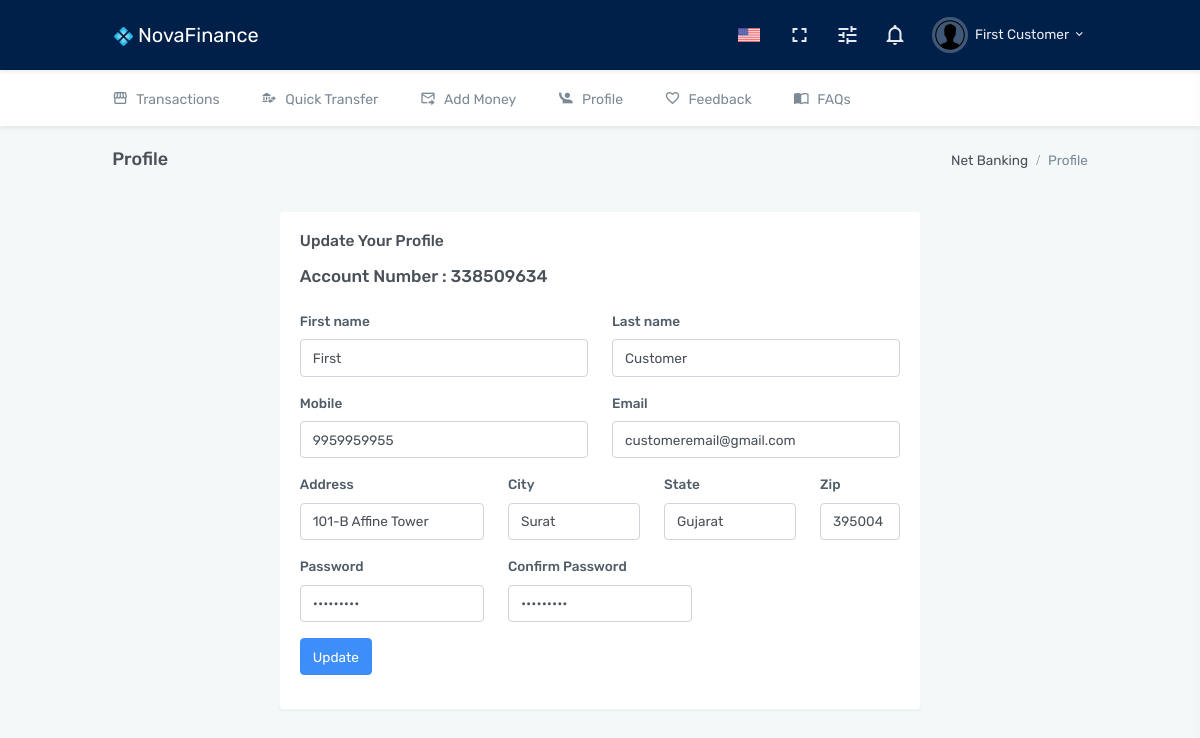
Screenshot of /profile/profile.php (signed in) with the database file from the repository.
### tables this page shows
CREATE TABLE `tbl_customer` (
  `account_no` int(9) NOT NULL,
  `full_name` char(100) NOT NULL,
  `gender` char(10) NOT NULL,
  `birth_date` date NOT NULL,
  `mobile` char(15) NOT NULL,
  `email` char(100) NOT NULL,
  `passport` char(100) NOT NULL
);

CREATE TABLE `tbl_address` (
  `account_no` int(9) NOT NULL,
  `home_address` varchar(100) NOT NULL,
  `country` varchar(100) NOT NULL,
  `city` char(25) NOT NULL,
  `state` char(25) NOT NULL,
  `pincode` int(6) NOT NULL
);

CREATE TABLE `tbl_account` (
  `account_no` int(9) NOT NULL,
  `username` char(25) NOT NULL,
  `password` char(25) NOT NULL,
  `transaction_pin` char(25) NOT NULL,
  `ssn` char(25) NOT NULL

);

### profile/profile.php (the view, shortened to what this page needs)
<?php
    include('connect.php');
    if(isset($_SESSION["s_account_no"]) && isset($_SESSION['s_login']))
    {
        $Account_no = $_SESSION["s_account_no"];
        $query_customer = "SELECT * FROM tbl_customer WHERE account_no='$Account_no'";
        $result_customer = mysqli_query($con, $query_customer);
        $row_customer = mysqli_fetch_array($result_customer);
        $first_name = strtok($row_customer['full_name'], " ");
        $full_name_arr = explode(' ',trim($row_customer['full_name']));
        $last_name = $full_name_arr[1];
        $query_address = "SELECT * FROM tbl_address WHERE account_no = $Account_no";
        $result_address = mysqli_query($con,$query_address);
        $row_address = mysqli_fetch_array($result_address);
        $query_for_get_password = "SELECT password FROM tbl_account WHERE account_no = $Account_no";
        $result_password = mysqli_query($con, $query_for_get_password);
        $acc_password = mysqli_fetch_array($result_password)[0];
    } else {
        header("location:auth_login.php");
    }
?>
<!doctype html>
<html lang="en">
    <head>
        <link href="assets/libs/summernote/summernote-bs4.css" rel="stylesheet" type="text/css" />
        <link href="assets/libs/sweetalert2/sweetalert2.min.css" rel="stylesheet" type="text/css" />
        <link href="assets/css/bootstrap.min.css" rel="stylesheet" type="text/css" />
        <link href="assets/css/icons.min.css" rel="stylesheet" type="text/css" />
        <link href="assets/css/app.min.css" rel="stylesheet" type="text/css" />
    </head>
    <body data-topbar="dark" data-layout="horizontal">
        <div id="layout-wrapper">
        <header id="page-topbar" style = "background-color: #00204a !important">
                <div class="navbar-header" >
                    <div class="d-flex">
                        <div class="navbar-brand-box">
                            <a href="index.php" class="logo logo-light">
                                <span class="logo-lg font-size-20 text-white mb-4">
                                    <img src="assets/images/favicon.ico" alt="" height="19">
                                    NovaFinance
                                </span>
                            </a>
                        </div>
                    </div>
                    <div class="d-flex">
                        <div class="dropdown d-inline-block">
                            <button type="button" class="btn header-item waves-effect" id="page-header-user-dropdown"
                                data-toggle="dropdown" aria-haspopup="true" aria-expanded="false">
                                <img class="" src="assets/images/flags/us.jpg"alt="Header Language" height="14">
                            </button>
                        </div>
                        <div class="dropdown d-none d-lg-inline-block ml-1">
                            <button type="button" class="btn header-item noti-icon waves-effect" data-toggle="fullscreen">
                                <i class="mdi mdi-fullscreen"></i>
                            </button>
                        </div>
                        <div class="dropdown d-inline-block">
                            <button type="button" class="btn header-item noti-icon right-bar-toggle waves-effect">
                                <i class="mdi mdi-tune"></i>
                            </button>
                        </div>
                        <div class="dropdown d-inline-block">
                            <button type="button" class="btn header-item noti-icon waves-effect" id="page-header-notifications-dropdown"
                                data-toggle="dropdown" aria-haspopup="true" aria-expanded="false">
                                <i class="mdi mdi-bell-outline"></i>
                            </button>
                        </div>
                        <div class="dropdown d-inline-block">
                            <button type="button" class="btn header-item waves-effect" id="page-header-user-dropdown"
                                data-toggle="dropdown" aria-haspopup="true" aria-expanded="false">
                                <img class="rounded-circle header-profile-user" src="assets/images/users/avatar-1.jpg"
                                    alt="Header Avatar">
                                <span class="d-none d-sm-inline-block ml-1"><?php echo $row_customer['full_name'] ?></span>
                                <i class="mdi mdi-chevron-down d-none d-sm-inline-block"></i>
                            </button>
                        </div>
                    </div>
                </div>
            </header>
             <div class="topnav">
                <div class="container-fluid">
                    <nav class="navbar navbar-light navbar-expand-lg topnav-menu">
                        <div class="collapse navbar-collapse" id="topnav-menu-content">
                            <ul class="navbar-nav">
                                <li class="nav-item">
                                    <a class="nav-link" href="index.php">
                                        <i class="mdi mdi-storefront mr-2"></i>Transactions
                                    </a>
                                </li>
                                <li class="nav-item">
                                    <a class="nav-link" href="quick_transfer.php">
                                        <i class="mdi mdi-bank-transfer mr-2"></i>Quick Transfer
                                    </a>
                                </li>
                                <li class="nav-item">
                                    <a class="nav-link" href="inbox.php">
                                        <i class="mdi mdi mdi-email-send-outline mr-2"></i>Add Money
                                    </a>
                                </li>
                                <li class="nav-item">
                                    <a class="nav-link" href="profile.php">
                                        <i class="mdi mdi mdi mdi mdi-human-greeting  mr-2"></i>Profile
                                    </a>
                                </li>
                                <li class="nav-item">
                                    <a class="nav-link" href="feedback.php">
                                        <i class="mdi mdi mdi mdi-heart-outline mr-2"></i>Feedback
                                    </a>
                                </li>
                                <li class="nav-item">
                                    <a class="nav-link" href="FAQs.php">
                                        <i class="mdi mdi-book-open-variant mr-2"></i>FAQs
                                    </a>
                                </li>
                            </ul>
                        </div>
                    </nav>
                </div>
            </div>
            <div class="main-content">
                <div class="page-content">
                    <div class="container-fluid">
                        <div class="row">
                            <div class="col-12">
                                <div class="page-title-box d-flex align-items-center justify-content-between">
                                    <h4 class="mb-0 font-size-18">Profile</h4>
                                    <div class="page-title-right">
                                        <ol class="breadcrumb m-0">
                                            <li class="breadcrumb-item"><a href="javascript: void(0);">Net Banking</a></li>
                                            <li class="breadcrumb-item active">Profile</li>
                                        </ol>
                                    </div>
                                </div>
                            </div>
                        </div>
                        <div class="row mb-4">
                            <div class="col-xl-2">
                            </div>
                            <div class="col-xl-8">
                                <div class="row">
                                    <div class="col-md-7">
                                    </div>
                                    <div class="col-md-5">
                                        <div class="btn-toolbar justify-content-md-end" role="toolbar">
                                        </div>
                                    </div>
                                </div>
                                <div class="row">
                            <div class="col-lg-12">
                                <div class="card">
                                    <div class="card-body">
                                        <h4 class="header-title">Update Your Profile</h4>
                                        <form class="needs-validation" novalidate>
                                        <div class="row col-md-6 mb-3 mt-3">
                                            <h5>Account Number : <?php echo $Account_no; ?></h5>
                                        </div>
                                            <div class="row">
                                                <div class="col-md-6 mb-3">
                                                <label for="validationTooltip01">First name</label>
                                                <input type="text" name="txt_fname" class="form-control" id="validationTooltip01" placeholder="First name" value="<?php echo $first_name?>" required>
                                                </div>
                                                <div class="col-md-6 mb-3">
                                                <label for="validationTooltip02">Last name</label>
                                                <input type="text" name="txt_lname" class="form-control" id="validationTooltip02" placeholder="Last name" value="<?php echo $last_name ?>" required>
                                                </div>
                                            </div>
                                            <div class="row">
                                                <div class="col-md-6 mb-3">
                                                <label for="validationTooltip01">Mobile</label>
                                                <input type="text" name="txt_mobile" class="form-control" id="validationTooltip01" placeholder="Mobile" value="<?php echo $row_customer['mobile']?>" required>
                                                </div>
                                                <div class="col-md-6 mb-3">
                                                <label for="validationTooltip02">Email</label>
                                                <input type="text" name="txt_email" class="form-control" id="validationTooltip02" placeholder="Email Id" value="<?php echo $row_customer['email']?>" required>
                                                </div>
                                            </div>
                                            <div class="row">
                                                <div class="col-md-4 mb-3">
                                                <label for="validationTooltip03">Address</label>
                                                <input type="text" name="txt_address" class="form-control" id="validationTooltip03" placeholder="Address" value="<?php echo $row_address['home_address']?>" required>
                                                </div>
                                                <div class="col-md-3 mb-3">
                                                <label for="validationTooltip03">City</label>
                                                <input type="text" name="txt_city" class="form-control" id="validationTooltip03" placeholder="City" value="<?php echo $row_address['city']?>" required>
                                                </div>
                                                <div class="col-md-3 mb-3">
                                                <label for="validationTooltip04">State</label>
                                                <input type="text" name="txt_state" class="form-control" id="validationTooltip04" placeholder="State" value="<?php echo $row_address['state']?>"required>
                                                </div>
                                                <div class="col-md-2 mb-3">
                                                <label for="validationTooltip04">Zip</label>
                                                <input type="text" name="txt_zip" class="form-control" id="validationTooltip04" placeholder="Zip" value="<?php echo $row_address['pincode']?>" required>
                                                </div>
                                            </div>
                                              <div class="row">
                                                <div class="col-md-4 mb-3">
                                                  <label>Password</label>
                                                    <input type="password" name="txt_password" id="pass2" class="form-control" value="<?php echo $acc_password?>" required
                                                            placeholder="Password"/>
                                                </div>
                                                <div class="col-md-4 mb-3">
                                                  <label>Confirm Password</label>
                                                    <input type="password" name="txt_repassword" class="form-control" value="<?php echo $acc_password?>" required
                                                            data-parsley-equalto="#pass2"
                                                            placeholder="Re-Type Password"/>
                                                </div>
                                            </div>
                                            <button class="btn btn-primary" name="btn_update" type="submit">Update</button>
                                        </div>
                                    </div>
                                </div>
                            </div>
                        </div>
      </div>
                            </div>
                        </div>
                    </div>
                </div>
    </body>
</html>

### rows the page displays
tbl_customer: full_name "First Customer", txt_fname "First", txt_lname "Customer", txt_mobile "9959959955", txt_email "customeremail@gmail.com"
tbl_address: txt_address "101-B Affine Tower", txt_city "Surat", txt_state "Gujarat", txt_zip "395004"

### other values shown
$Account_no "338509634"
